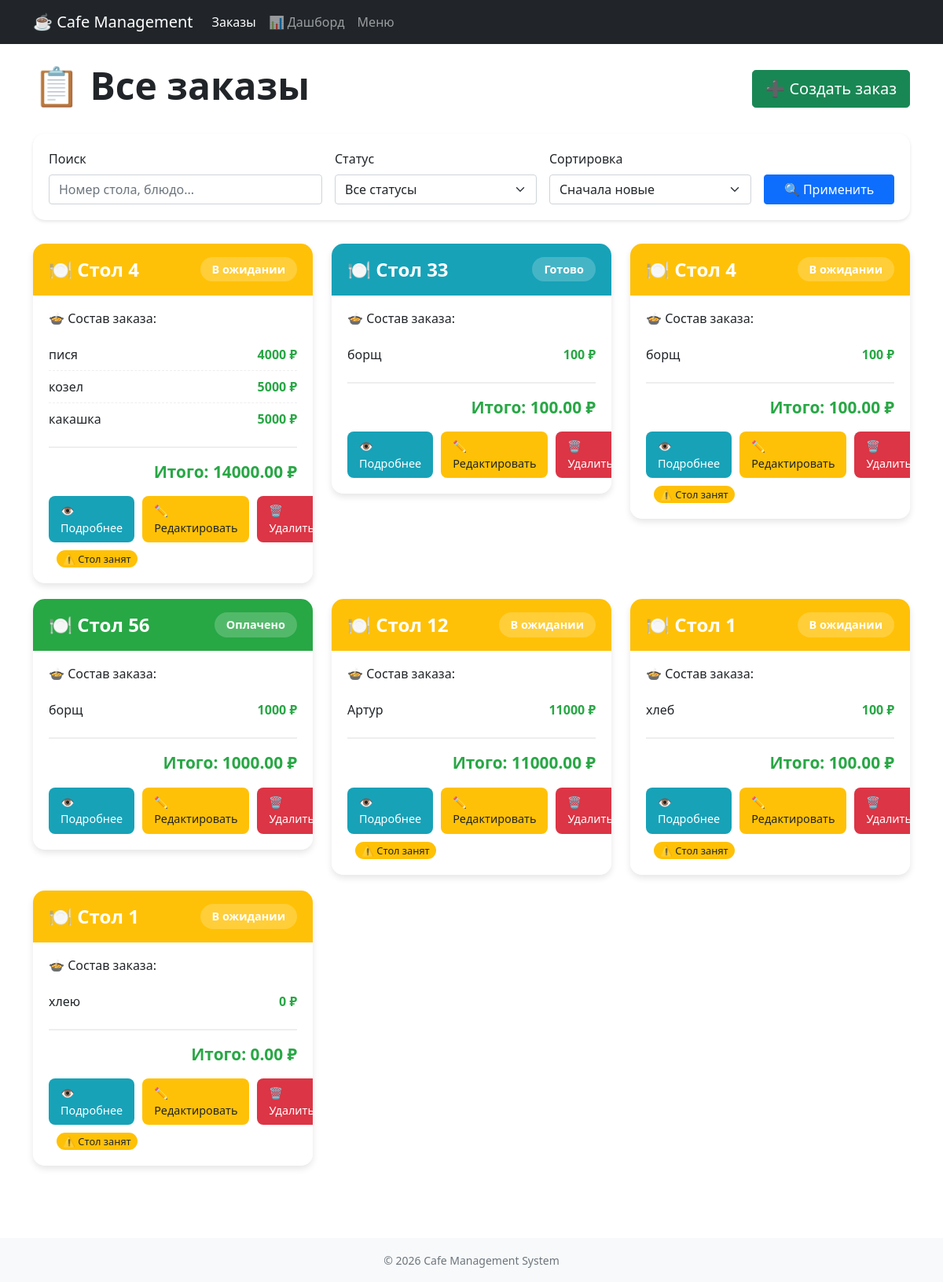
/orders/, run on an earlier commit of the app's database.
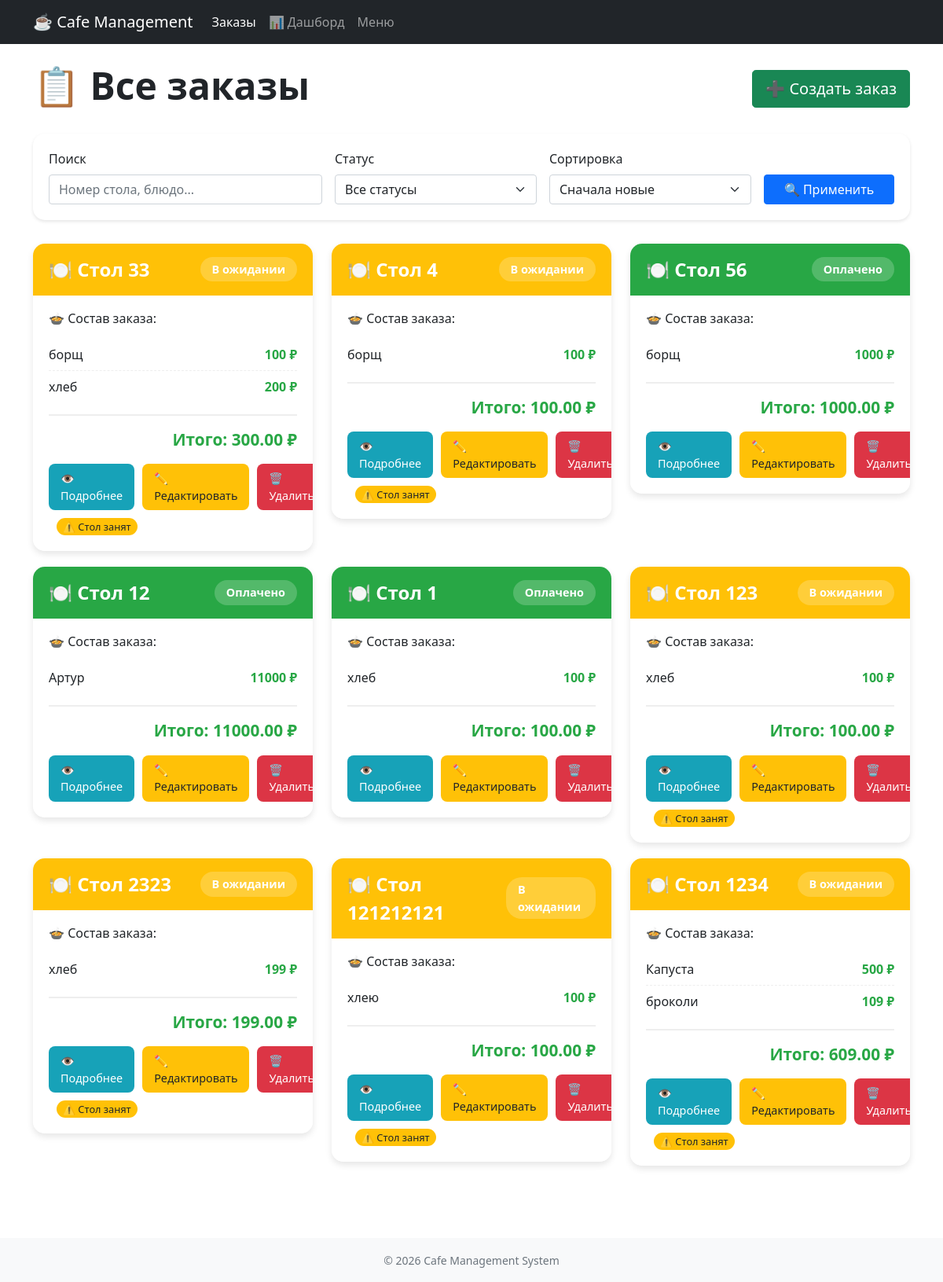
And on a later commit of the database.
### orders/models.py (models this page shows, shortened)
class Order(models.Model):
    STATUS_CHOICES = [
        ("в ожидании", "В ожидании"),
        ("готово", "Готово"),
        ("оплачено", "Оплачено"),
    ]
    table_number = models.IntegerField(verbose_name="Номер стола")
    items = models.TextField(
        verbose_name="Список блюд (старый формат)",
        blank=True,
        help_text="Только для старых заказов. Новые заказы используют OrderItem"
    )
    total_price = models.DecimalField(
        max_digits=10,
        decimal_places=2,
        default=0,
        verbose_name="Общая стоимость"
    )
    status = models.CharField(
        max_length=20,
        choices=STATUS_CHOICES,
        default="в ожидании",
        verbose_name="Статус"
    )
    created_at = models.DateTimeField(auto_now_add=True, verbose_name="Создан")
    updated_at = models.DateTimeField(auto_now=True, verbose_name="Обновлен")
    paid_at = models.DateTimeField(null=True, blank=True, verbose_name="Оплачен")
    def get_items_display(self):
        if hasattr(self, 'order_items') and self.order_items.exists():
            return [
                {
                    'name': oi.item.name,
                    'quantity': oi.quantity,
                    'price': oi.item.price,
                    'total': oi.total_price
                }
                for oi in self.order_items.all()
            ]
        else:
            items_list = []
            if self.items:
                for item in self.items.split(','):
                    parts = item.strip().rsplit('-', 1)
                    if len(parts) == 2:
                        items_list.append({
                            'name': parts[0].strip(),
                            'price': Decimal(parts[1].strip()),
                            'quantity': 1,
                            'total': Decimal(parts[1].strip())
                        })
            return items_list
    class Meta:
        verbose_name = "Заказ"
        verbose_name_plural = "Заказы"
        ordering = ['-created_at']

### orders/views.py (the view, shortened to what this page needs)
# urls.py: path('', views.order_list, name='order_list'),
def order_list(request):
    query = request.GET.get('q', '')
    status_filter = request.GET.get('status', '')
    orders = Order.objects.all()
    if status_filter:
        orders = orders.filter(status=status_filter)
    for order in orders:
        order.display_items = order.get_items_display()
    context = {
        'orders': orders,
        'query': query,
        'status_filter': status_filter,
        'status_choices': Order.STATUS_CHOICES,
    }
    return render(request, 'orders/order_list.html', context)

### orders/templates/orders/order_list.html (shortened to what this page needs)
{% extends "orders/base.html" %}
{% load static %}
{% block content %}
<div class="container">
    <div class="d-flex justify-content-between align-items-center mb-4">
        <h1 class="display-5 fw-bold">📋 Все заказы</h1>
        <a href="{% url 'order_create' %}" class="btn btn-success btn-lg">
            ➕ Создать заказ
        </a>
    </div>
    <div class="filter-section">
        <form method="get" class="row g-3">
            <div class="col-md-4">
                <label class="form-label">Поиск</label>
                <input type="text" name="q" class="form-control" value="{{ query }}" placeholder="Номер стола, блюдо...">
            </div>
            <div class="col-md-3">
                <label class="form-label">Статус</label>
                <select name="status" class="form-select">
                    <option value="">Все статусы</option>
                </select>
            </div>
            <div class="col-md-3">
                <label class="form-label">Сортировка</label>
                <select name="sort" class="form-select">
                    <option value="-created_at">Сначала новые</option>
                </select>
            </div>
            <div class="col-md-2 d-flex align-items-end">
                <button type="submit" class="btn btn-primary w-100">🔍 Применить</button>
            </div>
        </form>
    </div>
    <div class="row">
        {% for order in orders %}
        <div class="col-md-6 col-lg-4">
            <div class="order-card">
                <div class="order-header" style="background-color:
                    {% if order.status == 'в ожидании' %}#ffc107
                    {% elif order.status == 'готово' %}#17a2b8
                    {% elif order.status == 'оплачено' %}#28a745
                    {% endif %};">
                    <span class="table-number">🍽️ Стол {{ order.table_number }}</span>
                    <span class="status-badge" style="background-color: rgba(255,255,255,0.2);">
                        {{ order.get_status_display }}
                    </span>
                </div>
                <div class="order-body">
                    <h6 class="mb-3">🍲 Состав заказа:</h6>
                    {% if order.display_items %}
                    <ul class="order-items">
                        {% for item in order.display_items %}
                        <li class="order-item">
                            <span>
                                <span class="item-name">{{ item.name }}</span>
                            </span>
                            <span class="item-price">{{ item.price }} ₽</span>
                        </li>
                        {% endfor %}
                    </ul>
                    {% else %}
                        <div class="empty-items">Нет блюд</div>
                    {% endif %}
                    <div class="total-price">
                        Итого: {{ order.total_price }} ₽
                    </div>
                    <div class="order-actions">
                        <a href="{% url 'order_detail' order.id %}" class="btn-action btn-detail">👁️ Подробнее</a>
                        <a href="{% url 'order_edit' order.id %}" class="btn-action btn-edit">✏️ Редактировать</a>
                        <a href="{% url 'order_delete' order.id %}" class="btn-action btn-delete"
                           onclick="return confirm('Удалить заказ?')">🗑️ Удалить</a>
                    </div>
                    {% if order.status != 'оплачено' and order.status != 'готово' %}
                    <div class="mt-2">
                        <span class="table-busy">⚠️ Стол занят</span>
                    </div>
                    {% endif %}
                </div>
            </div>
        </div>
        {% endfor %}
    </div>
</div>
{% endblock %}

What changed in the data, as far as the page shows it:
removed Order: table_number "4", status "В ожидании", name "пися" "козел" "какашка", price "4000" "5000" "5000", total_price "14000.00", shows "⚠️ Стол занят"
removed Order: table_number "1", status "В ожидании", name "хлею", price "0", total_price "0.00", shows "⚠️ Стол занят"
changed Order (number 1 of 9 on the later page): status "Готово" → "В ожидании"; total_price "100.00" → "300.00"; now shows "⚠️ Стол занят"
changed Order (number 4 of 9 on the later page): status "В ожидании" → "Оплачено"; no longer shows "⚠️ Стол занят"
changed Order (number 5 of 9 on the later page): status "В ожидании" → "Оплачено"; no longer shows "⚠️ Стол занят"
added Order: table_number "123", status "В ожидании", name "хлеб", price "100", total_price "100.00", shows "⚠️ Стол занят"
added Order: table_number "2323", status "В ожидании", name "хлеб", price "199", total_price "199.00", shows "⚠️ Стол занят"
added Order: table_number "121212121", status "В ожидании", name "хлею", price "100", total_price "100.00", shows "⚠️ Стол занят"
added Order: table_number "1234", status "В ожидании", name "Капуста" "броколи", price "500" "109", total_price "609.00", shows "⚠️ Стол занят"
Also different on the page:
new list line: "хлеб 200 ₽"
